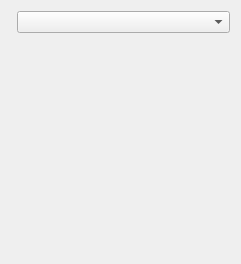
<?xml version="1.0" encoding="UTF-8"?>
<ui version="4.0">
 <class>Controls2DImage</class>
 <widget class="QWidget" name="Controls2DImage">
  <property name="geometry">
   <rect>
    <x>0</x>
    <y>0</y>
    <width>241</width>
    <height>264</height>
   </rect>
  </property>
  <property name="windowTitle">
   <string>Form</string>
  </property>
  <layout class="QFormLayout" name="formLayout_2">
   <item row="0" column="0">
    <layout class="QFormLayout" name="formLayout"/>
   </item>
   <item row="0" column="1">
    <widget class="QComboBox" name="comboBox"/>
   </item>
  </layout>
 </widget>
 <resources/>
 <connections/>
</ui>
